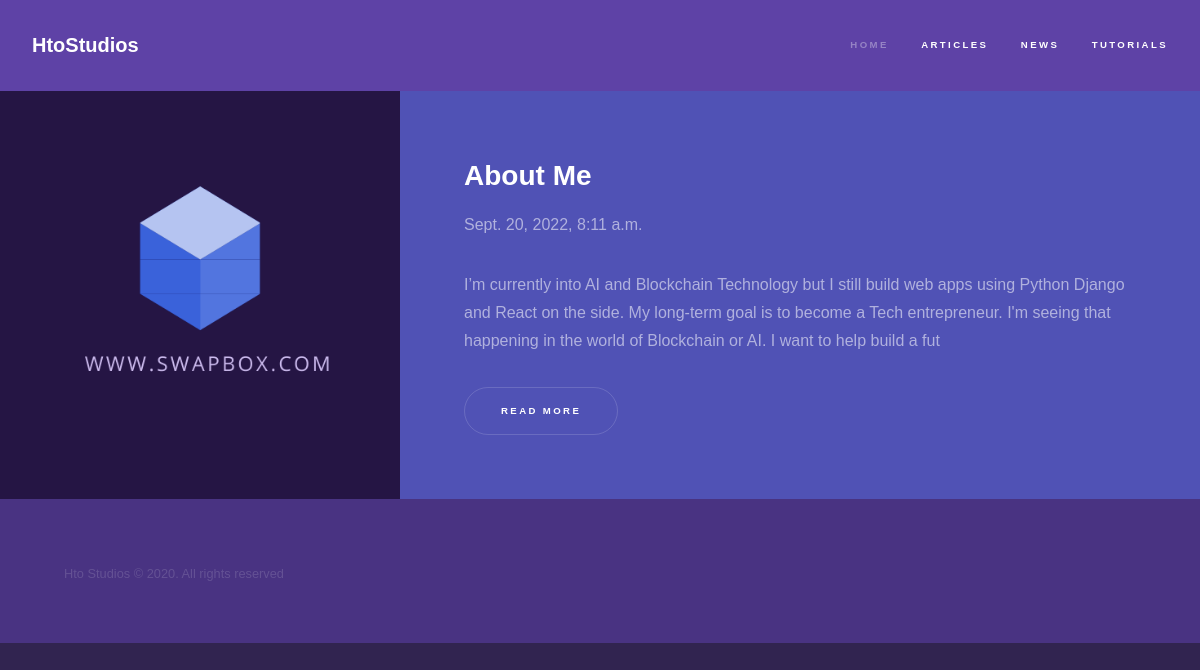
The app's page /articles/ with its own data.
### articles/models.py (models this page shows, shortened)
class Category (models.Model):
    name = models.CharField( max_length=50)
    def get_absolute_url(self):
        return reverse("articles:article_category",kwargs={
            'slug':self.name
        })

class Article (models.Model):
    title = models.CharField( max_length=50 ,blank=True)
    slug = models.SlugField()
    author = models.ForeignKey(Author, on_delete=models.CASCADE)
    date = models.DateTimeField(  auto_now_add=True)
    views = models.IntegerField(blank=True,default=0,null=True)
    thumb = models.FileField(blank=True,null=True)
    thumb_description = models.CharField( max_length=50,null=True)
    category = models.ForeignKey(Category, blank=True,null=True, on_delete=models.SET_NULL)
    intro = models.TextField( max_length=256, blank=True, null=True)
    outro = models.TextField( max_length=256, blank=True, null=True)
    def snippet(self):
        return self.intro
    def get_absolute_url(self):
        return reverse("articles:article_details", kwargs={
            'slug': self.slug
        })

### articles/views.py (the view)
# urls.py: path(r'',views.article_list, name= 'article_lists'),
def article_list(request):
    articles = Article.objects.all().order_by('-date')
    categories = Category.objects.all()
    context = {
        'articles':articles,
        'categories':categories
    }
    return render(request,'articles/article_list.html',context)

### articles/templates/articles/article_list.html (shortened to what this page needs)
{%extends 'base_layout.html'%}
{%load static%}
{% block extra_head %}
<link rel="stylesheet" href="{% static 'assets/style/article_list.css' %}" />
{% endblock extra_head %}
{%block content%}
    <header id="header">
        <a href="{% url 'index' %}" class="title">HtoStudios</a>
        <nav>
            <ul>
                <li><a href="{% url 'index' %}">Home</a></li>
                <li><a href="{% url 'articles:article_lists' %}" class="active">Articles</a></li>
                {% for category in categories %}
                <li><a href="{{category.get_absolute_url}}" class="active">{{category.name}}</a></li>
                {% endfor %}
            </ul>
        </nav>
    </header>
    <section id="one" class="wrapper style2 spotlights">
        {%for article in articles%}
            <section>
                <a href="{{article.get_absolute_url}}" class="image"><img src="{{article.thumb.url}}" alt="{{article.title}}" data-position="center center" /></a>
                <div class="content">
                    <div class="inner">
                        <h2>{{article.title}}</h2>
                        <p>{{article.date}}</p>
                        <p>{{article.snippet}}</p>
                        <ul class="actions">
                            <li><a href="{{article.get_absolute_url}}" class="button">Read more</a></li>
                        </ul>
                    </div>
                </div>
            </section>
        {%endfor%}
    </section>
{%endblock%}

### records on screen
Category: name "NEWS"
Category: name "TUTORIALS"
Article: title "About Me", date "Sept. 20, 2022, 8:11 a.m.", snippet "I’m currently into AI and Blockchain Technology but I still build web apps using Python Django and React on the side. My long-term goal is to become a Tech entrepreneur. I'm seeing that happening in the world of Blockchain or AI. I want to help build a fut"
